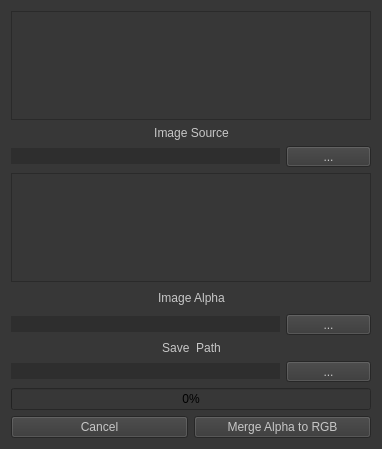
<?xml version="1.0" encoding="UTF-8"?>
<ui version="4.0">
 <class>alphamerge</class>
 <widget class="QWidget" name="alphamerge">
  <property name="geometry">
   <rect>
    <x>0</x>
    <y>0</y>
    <width>382</width>
    <height>449</height>
   </rect>
  </property>
  <property name="windowTitle">
   <string>alphamerge</string>
  </property>
  <property name="styleSheet">
   <string notr="true">background-color: rgb(55, 55, 55);</string>
  </property>
  <layout class="QGridLayout" name="gridLayout_2">
   <item row="0" column="0">
    <layout class="QGridLayout" name="gridLayout">
     <item row="4" column="1" colspan="2">
      <widget class="QLabel" name="label_Image_Alpha">
       <property name="sizePolicy">
        <sizepolicy hsizetype="Preferred" vsizetype="Maximum">
         <horstretch>0</horstretch>
         <verstretch>0</verstretch>
        </sizepolicy>
       </property>
       <property name="palette">
        <palette>
         <active>
          <colorrole role="WindowText">
           <brush brushstyle="SolidPattern">
            <color alpha="255">
             <red>199</red>
             <green>199</green>
             <blue>199</blue>
            </color>
           </brush>
          </colorrole>
          <colorrole role="Button">
           <brush brushstyle="SolidPattern">
            <color alpha="255">
             <red>55</red>
             <green>55</green>
             <blue>55</blue>
            </color>
           </brush>
          </colorrole>
          <colorrole role="Text">
           <brush brushstyle="SolidPattern">
            <color alpha="255">
             <red>199</red>
             <green>199</green>
             <blue>199</blue>
            </color>
           </brush>
          </colorrole>
          <colorrole role="Base">
           <brush brushstyle="SolidPattern">
            <color alpha="255">
             <red>55</red>
             <green>55</green>
             <blue>55</blue>
            </color>
           </brush>
          </colorrole>
          <colorrole role="Window">
           <brush brushstyle="SolidPattern">
            <color alpha="255">
             <red>55</red>
             <green>55</green>
             <blue>55</blue>
            </color>
           </brush>
          </colorrole>
         </active>
         <inactive>
          <colorrole role="WindowText">
           <brush brushstyle="SolidPattern">
            <color alpha="255">
             <red>199</red>
             <green>199</green>
             <blue>199</blue>
            </color>
           </brush>
          </colorrole>
          <colorrole role="Button">
           <brush brushstyle="SolidPattern">
            <color alpha="255">
             <red>55</red>
             <green>55</green>
             <blue>55</blue>
            </color>
           </brush>
          </colorrole>
          <colorrole role="Text">
           <brush brushstyle="SolidPattern">
            <color alpha="255">
             <red>199</red>
             <green>199</green>
             <blue>199</blue>
            </color>
           </brush>
          </colorrole>
          <colorrole role="Base">
           <brush brushstyle="SolidPattern">
            <color alpha="255">
             <red>55</red>
             <green>55</green>
             <blue>55</blue>
            </color>
           </brush>
          </colorrole>
          <colorrole role="Window">
           <brush brushstyle="SolidPattern">
            <color alpha="255">
             <red>55</red>
             <green>55</green>
             <blue>55</blue>
            </color>
           </brush>
          </colorrole>
         </inactive>
         <disabled>
          <colorrole role="WindowText">
           <brush brushstyle="SolidPattern">
            <color alpha="255">
             <red>120</red>
             <green>120</green>
             <blue>120</blue>
            </color>
           </brush>
          </colorrole>
          <colorrole role="Button">
           <brush brushstyle="SolidPattern">
            <color alpha="255">
             <red>55</red>
             <green>55</green>
             <blue>55</blue>
            </color>
           </brush>
          </colorrole>
          <colorrole role="Text">
           <brush brushstyle="SolidPattern">
            <color alpha="255">
             <red>120</red>
             <green>120</green>
             <blue>120</blue>
            </color>
           </brush>
          </colorrole>
          <colorrole role="Base">
           <brush brushstyle="SolidPattern">
            <color alpha="255">
             <red>55</red>
             <green>55</green>
             <blue>55</blue>
            </color>
           </brush>
          </colorrole>
          <colorrole role="Window">
           <brush brushstyle="SolidPattern">
            <color alpha="255">
             <red>55</red>
             <green>55</green>
             <blue>55</blue>
            </color>
           </brush>
          </colorrole>
         </disabled>
        </palette>
       </property>
       <property name="text">
        <string>Image Alpha</string>
       </property>
       <property name="alignment">
        <set>Qt::AlignCenter</set>
       </property>
      </widget>
     </item>
     <item row="6" column="1" colspan="2">
      <widget class="QLabel" name="label_S">
       <property name="sizePolicy">
        <sizepolicy hsizetype="Preferred" vsizetype="Maximum">
         <horstretch>0</horstretch>
         <verstretch>0</verstretch>
        </sizepolicy>
       </property>
       <property name="palette">
        <palette>
         <active>
          <colorrole role="WindowText">
           <brush brushstyle="SolidPattern">
            <color alpha="255">
             <red>199</red>
             <green>199</green>
             <blue>199</blue>
            </color>
           </brush>
          </colorrole>
          <colorrole role="Button">
           <brush brushstyle="SolidPattern">
            <color alpha="255">
             <red>55</red>
             <green>55</green>
             <blue>55</blue>
            </color>
           </brush>
          </colorrole>
          <colorrole role="Text">
           <brush brushstyle="SolidPattern">
            <color alpha="255">
             <red>199</red>
             <green>199</green>
             <blue>199</blue>
            </color>
           </brush>
          </colorrole>
          <colorrole role="Base">
           <brush brushstyle="SolidPattern">
            <color alpha="255">
             <red>55</red>
             <green>55</green>
             <blue>55</blue>
            </color>
           </brush>
          </colorrole>
          <colorrole role="Window">
           <brush brushstyle="SolidPattern">
            <color alpha="255">
             <red>55</red>
             <green>55</green>
             <blue>55</blue>
            </color>
           </brush>
          </colorrole>
         </active>
         <inactive>
          <colorrole role="WindowText">
           <brush brushstyle="SolidPattern">
            <color alpha="255">
             <red>199</red>
             <green>199</green>
             <blue>199</blue>
            </color>
           </brush>
          </colorrole>
          <colorrole role="Button">
           <brush brushstyle="SolidPattern">
            <color alpha="255">
             <red>55</red>
             <green>55</green>
             <blue>55</blue>
            </color>
           </brush>
          </colorrole>
          <colorrole role="Text">
           <brush brushstyle="SolidPattern">
            <color alpha="255">
             <red>199</red>
             <green>199</green>
             <blue>199</blue>
            </color>
           </brush>
          </colorrole>
          <colorrole role="Base">
           <brush brushstyle="SolidPattern">
            <color alpha="255">
             <red>55</red>
             <green>55</green>
             <blue>55</blue>
            </color>
           </brush>
          </colorrole>
          <colorrole role="Window">
           <brush brushstyle="SolidPattern">
            <color alpha="255">
             <red>55</red>
             <green>55</green>
             <blue>55</blue>
            </color>
           </brush>
          </colorrole>
         </inactive>
         <disabled>
          <colorrole role="WindowText">
           <brush brushstyle="SolidPattern">
            <color alpha="255">
             <red>120</red>
             <green>120</green>
             <blue>120</blue>
            </color>
           </brush>
          </colorrole>
          <colorrole role="Button">
           <brush brushstyle="SolidPattern">
            <color alpha="255">
             <red>55</red>
             <green>55</green>
             <blue>55</blue>
            </color>
           </brush>
          </colorrole>
          <colorrole role="Text">
           <brush brushstyle="SolidPattern">
            <color alpha="255">
             <red>120</red>
             <green>120</green>
             <blue>120</blue>
            </color>
           </brush>
          </colorrole>
          <colorrole role="Base">
           <brush brushstyle="SolidPattern">
            <color alpha="255">
             <red>55</red>
             <green>55</green>
             <blue>55</blue>
            </color>
           </brush>
          </colorrole>
          <colorrole role="Window">
           <brush brushstyle="SolidPattern">
            <color alpha="255">
             <red>55</red>
             <green>55</green>
             <blue>55</blue>
            </color>
           </brush>
          </colorrole>
         </disabled>
        </palette>
       </property>
       <property name="text">
        <string>Save  Path</string>
       </property>
       <property name="alignment">
        <set>Qt::AlignCenter</set>
       </property>
      </widget>
     </item>
     <item row="4" column="3">
      <spacer name="horizontalSpacer_2">
       <property name="orientation">
        <enum>Qt::Horizontal</enum>
       </property>
       <property name="sizeType">
        <enum>QSizePolicy::Minimum</enum>
       </property>
       <property name="sizeHint" stdset="0">
        <size>
         <width>40</width>
         <height>20</height>
        </size>
       </property>
      </spacer>
     </item>
     <item row="4" column="0">
      <spacer name="horizontalSpacer">
       <property name="orientation">
        <enum>Qt::Horizontal</enum>
       </property>
       <property name="sizeType">
        <enum>QSizePolicy::Minimum</enum>
       </property>
       <property name="sizeHint" stdset="0">
        <size>
         <width>40</width>
         <height>20</height>
        </size>
       </property>
      </spacer>
     </item>
     <item row="2" column="3">
      <widget class="QToolButton" name="toolButton_Image_Source_get_path">
       <property name="sizePolicy">
        <sizepolicy hsizetype="Preferred" vsizetype="Fixed">
         <horstretch>0</horstretch>
         <verstretch>0</verstretch>
        </sizepolicy>
       </property>
       <property name="palette">
        <palette>
         <active>
          <colorrole role="Button">
           <brush brushstyle="SolidPattern">
            <color alpha="255">
             <red>55</red>
             <green>55</green>
             <blue>55</blue>
            </color>
           </brush>
          </colorrole>
          <colorrole role="ButtonText">
           <brush brushstyle="SolidPattern">
            <color alpha="255">
             <red>199</red>
             <green>199</green>
             <blue>199</blue>
            </color>
           </brush>
          </colorrole>
          <colorrole role="Base">
           <brush brushstyle="SolidPattern">
            <color alpha="255">
             <red>55</red>
             <green>55</green>
             <blue>55</blue>
            </color>
           </brush>
          </colorrole>
          <colorrole role="Window">
           <brush brushstyle="SolidPattern">
            <color alpha="255">
             <red>55</red>
             <green>55</green>
             <blue>55</blue>
            </color>
           </brush>
          </colorrole>
         </active>
         <inactive>
          <colorrole role="Button">
           <brush brushstyle="SolidPattern">
            <color alpha="255">
             <red>55</red>
             <green>55</green>
             <blue>55</blue>
            </color>
           </brush>
          </colorrole>
          <colorrole role="ButtonText">
           <brush brushstyle="SolidPattern">
            <color alpha="255">
             <red>199</red>
             <green>199</green>
             <blue>199</blue>
            </color>
           </brush>
          </colorrole>
          <colorrole role="Base">
           <brush brushstyle="SolidPattern">
            <color alpha="255">
             <red>55</red>
             <green>55</green>
             <blue>55</blue>
            </color>
           </brush>
          </colorrole>
          <colorrole role="Window">
           <brush brushstyle="SolidPattern">
            <color alpha="255">
             <red>55</red>
             <green>55</green>
             <blue>55</blue>
            </color>
           </brush>
          </colorrole>
         </inactive>
         <disabled>
          <colorrole role="Button">
           <brush brushstyle="SolidPattern">
            <color alpha="255">
             <red>55</red>
             <green>55</green>
             <blue>55</blue>
            </color>
           </brush>
          </colorrole>
          <colorrole role="ButtonText">
           <brush brushstyle="SolidPattern">
            <color alpha="255">
             <red>120</red>
             <green>120</green>
             <blue>120</blue>
            </color>
           </brush>
          </colorrole>
          <colorrole role="Base">
           <brush brushstyle="SolidPattern">
            <color alpha="255">
             <red>55</red>
             <green>55</green>
             <blue>55</blue>
            </color>
           </brush>
          </colorrole>
          <colorrole role="Window">
           <brush brushstyle="SolidPattern">
            <color alpha="255">
             <red>55</red>
             <green>55</green>
             <blue>55</blue>
            </color>
           </brush>
          </colorrole>
         </disabled>
        </palette>
       </property>
       <property name="text">
        <string>...</string>
       </property>
      </widget>
     </item>
     <item row="2" column="0" colspan="3">
      <widget class="QLineEdit" name="lineEdit_Image_Source">
       <property name="sizePolicy">
        <sizepolicy hsizetype="Preferred" vsizetype="Maximum">
         <horstretch>0</horstretch>
         <verstretch>0</verstretch>
        </sizepolicy>
       </property>
       <property name="palette">
        <palette>
         <active>
          <colorrole role="Button">
           <brush brushstyle="SolidPattern">
            <color alpha="255">
             <red>46</red>
             <green>46</green>
             <blue>46</blue>
            </color>
           </brush>
          </colorrole>
          <colorrole role="Text">
           <brush brushstyle="SolidPattern">
            <color alpha="255">
             <red>199</red>
             <green>199</green>
             <blue>199</blue>
            </color>
           </brush>
          </colorrole>
          <colorrole role="Base">
           <brush brushstyle="SolidPattern">
            <color alpha="255">
             <red>46</red>
             <green>46</green>
             <blue>46</blue>
            </color>
           </brush>
          </colorrole>
          <colorrole role="Window">
           <brush brushstyle="SolidPattern">
            <color alpha="255">
             <red>46</red>
             <green>46</green>
             <blue>46</blue>
            </color>
           </brush>
          </colorrole>
         </active>
         <inactive>
          <colorrole role="Button">
           <brush brushstyle="SolidPattern">
            <color alpha="255">
             <red>46</red>
             <green>46</green>
             <blue>46</blue>
            </color>
           </brush>
          </colorrole>
          <colorrole role="Text">
           <brush brushstyle="SolidPattern">
            <color alpha="255">
             <red>199</red>
             <green>199</green>
             <blue>199</blue>
            </color>
           </brush>
          </colorrole>
          <colorrole role="Base">
           <brush brushstyle="SolidPattern">
            <color alpha="255">
             <red>46</red>
             <green>46</green>
             <blue>46</blue>
            </color>
           </brush>
          </colorrole>
          <colorrole role="Window">
           <brush brushstyle="SolidPattern">
            <color alpha="255">
             <red>46</red>
             <green>46</green>
             <blue>46</blue>
            </color>
           </brush>
          </colorrole>
         </inactive>
         <disabled>
          <colorrole role="Button">
           <brush brushstyle="SolidPattern">
            <color alpha="255">
             <red>46</red>
             <green>46</green>
             <blue>46</blue>
            </color>
           </brush>
          </colorrole>
          <colorrole role="Text">
           <brush brushstyle="SolidPattern">
            <color alpha="255">
             <red>120</red>
             <green>120</green>
             <blue>120</blue>
            </color>
           </brush>
          </colorrole>
          <colorrole role="Base">
           <brush brushstyle="SolidPattern">
            <color alpha="255">
             <red>46</red>
             <green>46</green>
             <blue>46</blue>
            </color>
           </brush>
          </colorrole>
          <colorrole role="Window">
           <brush brushstyle="SolidPattern">
            <color alpha="255">
             <red>46</red>
             <green>46</green>
             <blue>46</blue>
            </color>
           </brush>
          </colorrole>
         </disabled>
        </palette>
       </property>
       <property name="styleSheet">
        <string notr="true">background-color: rgb(46, 46, 46);</string>
       </property>
       <property name="frame">
        <bool>false</bool>
       </property>
       <property name="alignment">
        <set>Qt::AlignCenter</set>
       </property>
      </widget>
     </item>
     <item row="1" column="1" colspan="2">
      <widget class="QLabel" name="label_Image_Source">
       <property name="sizePolicy">
        <sizepolicy hsizetype="Preferred" vsizetype="Maximum">
         <horstretch>0</horstretch>
         <verstretch>0</verstretch>
        </sizepolicy>
       </property>
       <property name="palette">
        <palette>
         <active>
          <colorrole role="WindowText">
           <brush brushstyle="SolidPattern">
            <color alpha="255">
             <red>199</red>
             <green>199</green>
             <blue>199</blue>
            </color>
           </brush>
          </colorrole>
          <colorrole role="Button">
           <brush brushstyle="SolidPattern">
            <color alpha="255">
             <red>55</red>
             <green>55</green>
             <blue>55</blue>
            </color>
           </brush>
          </colorrole>
          <colorrole role="Base">
           <brush brushstyle="SolidPattern">
            <color alpha="255">
             <red>55</red>
             <green>55</green>
             <blue>55</blue>
            </color>
           </brush>
          </colorrole>
          <colorrole role="Window">
           <brush brushstyle="SolidPattern">
            <color alpha="255">
             <red>55</red>
             <green>55</green>
             <blue>55</blue>
            </color>
           </brush>
          </colorrole>
         </active>
         <inactive>
          <colorrole role="WindowText">
           <brush brushstyle="SolidPattern">
            <color alpha="255">
             <red>199</red>
             <green>199</green>
             <blue>199</blue>
            </color>
           </brush>
          </colorrole>
          <colorrole role="Button">
           <brush brushstyle="SolidPattern">
            <color alpha="255">
             <red>55</red>
             <green>55</green>
             <blue>55</blue>
            </color>
           </brush>
          </colorrole>
          <colorrole role="Base">
           <brush brushstyle="SolidPattern">
            <color alpha="255">
             <red>55</red>
             <green>55</green>
             <blue>55</blue>
            </color>
           </brush>
          </colorrole>
          <colorrole role="Window">
           <brush brushstyle="SolidPattern">
            <color alpha="255">
             <red>55</red>
             <green>55</green>
             <blue>55</blue>
            </color>
           </brush>
          </colorrole>
         </inactive>
         <disabled>
          <colorrole role="WindowText">
           <brush brushstyle="SolidPattern">
            <color alpha="255">
             <red>120</red>
             <green>120</green>
             <blue>120</blue>
            </color>
           </brush>
          </colorrole>
          <colorrole role="Button">
           <brush brushstyle="SolidPattern">
            <color alpha="255">
             <red>55</red>
             <green>55</green>
             <blue>55</blue>
            </color>
           </brush>
          </colorrole>
          <colorrole role="Base">
           <brush brushstyle="SolidPattern">
            <color alpha="255">
             <red>55</red>
             <green>55</green>
             <blue>55</blue>
            </color>
           </brush>
          </colorrole>
          <colorrole role="Window">
           <brush brushstyle="SolidPattern">
            <color alpha="255">
             <red>55</red>
             <green>55</green>
             <blue>55</blue>
            </color>
           </brush>
          </colorrole>
         </disabled>
        </palette>
       </property>
       <property name="text">
        <string>Image Source</string>
       </property>
       <property name="alignment">
        <set>Qt::AlignCenter</set>
       </property>
      </widget>
     </item>
     <item row="5" column="3">
      <widget class="QToolButton" name="toolButton_Image_Alpha_get_path">
       <property name="sizePolicy">
        <sizepolicy hsizetype="Preferred" vsizetype="Fixed">
         <horstretch>0</horstretch>
         <verstretch>0</verstretch>
        </sizepolicy>
       </property>
       <property name="palette">
        <palette>
         <active>
          <colorrole role="Button">
           <brush brushstyle="SolidPattern">
            <color alpha="255">
             <red>55</red>
             <green>55</green>
             <blue>55</blue>
            </color>
           </brush>
          </colorrole>
          <colorrole role="ButtonText">
           <brush brushstyle="SolidPattern">
            <color alpha="255">
             <red>199</red>
             <green>199</green>
             <blue>199</blue>
            </color>
           </brush>
          </colorrole>
          <colorrole role="Base">
           <brush brushstyle="SolidPattern">
            <color alpha="255">
             <red>55</red>
             <green>55</green>
             <blue>55</blue>
            </color>
           </brush>
          </colorrole>
          <colorrole role="Window">
           <brush brushstyle="SolidPattern">
            <color alpha="255">
             <red>55</red>
             <green>55</green>
             <blue>55</blue>
            </color>
           </brush>
          </colorrole>
         </active>
         <inactive>
          <colorrole role="Button">
           <brush brushstyle="SolidPattern">
            <color alpha="255">
             <red>55</red>
             <green>55</green>
             <blue>55</blue>
            </color>
           </brush>
          </colorrole>
          <colorrole role="ButtonText">
           <brush brushstyle="SolidPattern">
            <color alpha="255">
             <red>199</red>
             <green>199</green>
             <blue>199</blue>
            </color>
           </brush>
          </colorrole>
          <colorrole role="Base">
           <brush brushstyle="SolidPattern">
            <color alpha="255">
             <red>55</red>
             <green>55</green>
             <blue>55</blue>
            </color>
           </brush>
          </colorrole>
          <colorrole role="Window">
           <brush brushstyle="SolidPattern">
            <color alpha="255">
             <red>55</red>
             <green>55</green>
             <blue>55</blue>
            </color>
           </brush>
          </colorrole>
         </inactive>
         <disabled>
          <colorrole role="Button">
           <brush brushstyle="SolidPattern">
            <color alpha="255">
             <red>55</red>
             <green>55</green>
             <blue>55</blue>
            </color>
           </brush>
          </colorrole>
          <colorrole role="ButtonText">
           <brush brushstyle="SolidPattern">
            <color alpha="255">
             <red>120</red>
             <green>120</green>
             <blue>120</blue>
            </color>
           </brush>
          </colorrole>
          <colorrole role="Base">
           <brush brushstyle="SolidPattern">
            <color alpha="255">
             <red>55</red>
             <green>55</green>
             <blue>55</blue>
            </color>
           </brush>
          </colorrole>
          <colorrole role="Window">
           <brush brushstyle="SolidPattern">
            <color alpha="255">
             <red>55</red>
             <green>55</green>
             <blue>55</blue>
            </color>
           </brush>
          </colorrole>
         </disabled>
        </palette>
       </property>
       <property name="text">
        <string>...</string>
       </property>
      </widget>
     </item>
     <item row="5" column="0" colspan="3">
      <widget class="QLineEdit" name="lineEdit_Image_Alpha">
       <property name="sizePolicy">
        <sizepolicy hsizetype="Preferred" vsizetype="Maximum">
         <horstretch>0</horstretch>
         <verstretch>0</verstretch>
        </sizepolicy>
       </property>
       <property name="palette">
        <palette>
         <active>
          <colorrole role="Button">
           <brush brushstyle="SolidPattern">
            <color alpha="255">
             <red>46</red>
             <green>46</green>
             <blue>46</blue>
            </color>
           </brush>
          </colorrole>
          <colorrole role="Text">
           <brush brushstyle="SolidPattern">
            <color alpha="255">
             <red>199</red>
             <green>199</green>
             <blue>199</blue>
            </color>
           </brush>
          </colorrole>
          <colorrole role="Base">
           <brush brushstyle="SolidPattern">
            <color alpha="255">
             <red>46</red>
             <green>46</green>
             <blue>46</blue>
            </color>
           </brush>
          </colorrole>
          <colorrole role="Window">
           <brush brushstyle="SolidPattern">
            <color alpha="255">
             <red>46</red>
             <green>46</green>
             <blue>46</blue>
            </color>
           </brush>
          </colorrole>
         </active>
         <inactive>
          <colorrole role="Button">
           <brush brushstyle="SolidPattern">
            <color alpha="255">
             <red>46</red>
             <green>46</green>
             <blue>46</blue>
            </color>
           </brush>
          </colorrole>
          <colorrole role="Text">
           <brush brushstyle="SolidPattern">
            <color alpha="255">
             <red>199</red>
             <green>199</green>
             <blue>199</blue>
            </color>
           </brush>
          </colorrole>
          <colorrole role="Base">
           <brush brushstyle="SolidPattern">
            <color alpha="255">
             <red>46</red>
             <green>46</green>
             <blue>46</blue>
            </color>
           </brush>
          </colorrole>
          <colorrole role="Window">
           <brush brushstyle="SolidPattern">
            <color alpha="255">
             <red>46</red>
             <green>46</green>
             <blue>46</blue>
            </color>
           </brush>
          </colorrole>
         </inactive>
         <disabled>
          <colorrole role="Button">
           <brush brushstyle="SolidPattern">
            <color alpha="255">
             <red>46</red>
             <green>46</green>
             <blue>46</blue>
            </color>
           </brush>
          </colorrole>
          <colorrole role="Text">
           <brush brushstyle="SolidPattern">
            <color alpha="255">
             <red>120</red>
             <green>120</green>
             <blue>120</blue>
            </color>
           </brush>
          </colorrole>
          <colorrole role="Base">
           <brush brushstyle="SolidPattern">
            <color alpha="255">
             <red>46</red>
             <green>46</green>
             <blue>46</blue>
            </color>
           </brush>
          </colorrole>
          <colorrole role="Window">
           <brush brushstyle="SolidPattern">
            <color alpha="255">
             <red>46</red>
             <green>46</green>
             <blue>46</blue>
            </color>
           </brush>
          </colorrole>
         </disabled>
        </palette>
       </property>
       <property name="styleSheet">
        <string notr="true">background-color: rgb(46, 46, 46);</string>
       </property>
       <property name="frame">
        <bool>false</bool>
       </property>
       <property name="alignment">
        <set>Qt::AlignCenter</set>
       </property>
      </widget>
     </item>
     <item row="7" column="3">
      <widget class="QToolButton" name="toolButton_Save_Path_get_path">
       <property name="sizePolicy">
        <sizepolicy hsizetype="Preferred" vsizetype="Fixed">
         <horstretch>0</horstretch>
         <verstretch>0</verstretch>
        </sizepolicy>
       </property>
       <property name="palette">
        <palette>
         <active>
          <colorrole role="Button">
           <brush brushstyle="SolidPattern">
            <color alpha="255">
             <red>55</red>
             <green>55</green>
             <blue>55</blue>
            </color>
           </brush>
          </colorrole>
          <colorrole role="ButtonText">
           <brush brushstyle="SolidPattern">
            <color alpha="255">
             <red>199</red>
             <green>199</green>
             <blue>199</blue>
            </color>
           </brush>
          </colorrole>
          <colorrole role="Base">
           <brush brushstyle="SolidPattern">
            <color alpha="255">
             <red>55</red>
             <green>55</green>
             <blue>55</blue>
            </color>
           </brush>
          </colorrole>
          <colorrole role="Window">
           <brush brushstyle="SolidPattern">
            <color alpha="255">
             <red>55</red>
             <green>55</green>
             <blue>55</blue>
            </color>
           </brush>
          </colorrole>
         </active>
         <inactive>
          <colorrole role="Button">
           <brush brushstyle="SolidPattern">
            <color alpha="255">
             <red>55</red>
             <green>55</green>
             <blue>55</blue>
            </color>
           </brush>
          </colorrole>
          <colorrole role="ButtonText">
           <brush brushstyle="SolidPattern">
            <color alpha="255">
             <red>199</red>
             <green>199</green>
             <blue>199</blue>
            </color>
           </brush>
          </colorrole>
          <colorrole role="Base">
           <brush brushstyle="SolidPattern">
            <color alpha="255">
             <red>55</red>
             <green>55</green>
             <blue>55</blue>
            </color>
           </brush>
          </colorrole>
          <colorrole role="Window">
           <brush brushstyle="SolidPattern">
            <color alpha="255">
             <red>55</red>
             <green>55</green>
             <blue>55</blue>
            </color>
           </brush>
          </colorrole>
         </inactive>
         <disabled>
          <colorrole role="Button">
           <brush brushstyle="SolidPattern">
            <color alpha="255">
             <red>55</red>
             <green>55</green>
             <blue>55</blue>
            </color>
           </brush>
          </colorrole>
          <colorrole role="ButtonText">
           <brush brushstyle="SolidPattern">
            <color alpha="255">
             <red>120</red>
             <green>120</green>
             <blue>120</blue>
            </color>
           </brush>
          </colorrole>
          <colorrole role="Base">
           <brush brushstyle="SolidPattern">
            <color alpha="255">
             <red>55</red>
             <green>55</green>
             <blue>55</blue>
            </color>
           </brush>
          </colorrole>
          <colorrole role="Window">
           <brush brushstyle="SolidPattern">
            <color alpha="255">
             <red>55</red>
             <green>55</green>
             <blue>55</blue>
            </color>
           </brush>
          </colorrole>
         </disabled>
        </palette>
       </property>
       <property name="text">
        <string>...</string>
       </property>
      </widget>
     </item>
     <item row="7" column="0" colspan="3">
      <widget class="QLineEdit" name="lineEdit_Save_Path">
       <property name="sizePolicy">
        <sizepolicy hsizetype="Preferred" vsizetype="Maximum">
         <horstretch>0</horstretch>
         <verstretch>0</verstretch>
        </sizepolicy>
       </property>
       <property name="palette">
        <palette>
         <active>
          <colorrole role="WindowText">
           <brush brushstyle="SolidPattern">
            <color alpha="255">
             <red>199</red>
             <green>199</green>
             <blue>199</blue>
            </color>
           </brush>
          </colorrole>
          <colorrole role="Button">
           <brush brushstyle="SolidPattern">
            <color alpha="255">
             <red>46</red>
             <green>46</green>
             <blue>46</blue>
            </color>
           </brush>
          </colorrole>
          <colorrole role="Text">
           <brush brushstyle="SolidPattern">
            <color alpha="255">
             <red>199</red>
             <green>199</green>
             <blue>199</blue>
            </color>
           </brush>
          </colorrole>
          <colorrole role="Base">
           <brush brushstyle="SolidPattern">
            <color alpha="255">
             <red>46</red>
             <green>46</green>
             <blue>46</blue>
            </color>
           </brush>
          </colorrole>
          <colorrole role="Window">
           <brush brushstyle="SolidPattern">
            <color alpha="255">
             <red>46</red>
             <green>46</green>
             <blue>46</blue>
            </color>
           </brush>
          </colorrole>
         </active>
         <inactive>
          <colorrole role="WindowText">
           <brush brushstyle="SolidPattern">
            <color alpha="255">
             <red>199</red>
             <green>199</green>
             <blue>199</blue>
            </color>
           </brush>
          </colorrole>
          <colorrole role="Button">
           <brush brushstyle="SolidPattern">
            <color alpha="255">
             <red>46</red>
             <green>46</green>
             <blue>46</blue>
            </color>
           </brush>
          </colorrole>
          <colorrole role="Text">
           <brush brushstyle="SolidPattern">
            <color alpha="255">
             <red>199</red>
             <green>199</green>
             <blue>199</blue>
            </color>
           </brush>
          </colorrole>
          <colorrole role="Base">
           <brush brushstyle="SolidPattern">
            <color alpha="255">
             <red>46</red>
             <green>46</green>
             <blue>46</blue>
            </color>
           </brush>
          </colorrole>
          <colorrole role="Window">
           <brush brushstyle="SolidPattern">
            <color alpha="255">
             <red>46</red>
             <green>46</green>
             <blue>46</blue>
            </color>
           </brush>
          </colorrole>
         </inactive>
         <disabled>
          <colorrole role="WindowText">
           <brush brushstyle="SolidPattern">
            <color alpha="255">
             <red>120</red>
             <green>120</green>
             <blue>120</blue>
            </color>
           </brush>
          </colorrole>
          <colorrole role="Button">
           <brush brushstyle="SolidPattern">
            <color alpha="255">
             <red>46</red>
             <green>46</green>
             <blue>46</blue>
            </color>
           </brush>
          </colorrole>
          <colorrole role="Text">
           <brush brushstyle="SolidPattern">
            <color alpha="255">
             <red>120</red>
             <green>120</green>
             <blue>120</blue>
            </color>
           </brush>
          </colorrole>
          <colorrole role="Base">
           <brush brushstyle="SolidPattern">
            <color alpha="255">
             <red>46</red>
             <green>46</green>
             <blue>46</blue>
            </color>
           </brush>
          </colorrole>
          <colorrole role="Window">
           <brush brushstyle="SolidPattern">
            <color alpha="255">
             <red>46</red>
             <green>46</green>
             <blue>46</blue>
            </color>
           </brush>
          </colorrole>
         </disabled>
        </palette>
       </property>
       <property name="styleSheet">
        <string notr="true">background-color: rgb(46, 46, 46);</string>
       </property>
       <property name="frame">
        <bool>false</bool>
       </property>
       <property name="alignment">
        <set>Qt::AlignCenter</set>
       </property>
      </widget>
     </item>
     <item row="3" column="0" colspan="4">
      <widget class="QLabel" name="label_Image_Alpha_image">
       <property name="minimumSize">
        <size>
         <width>0</width>
         <height>100</height>
        </size>
       </property>
       <property name="maximumSize">
        <size>
         <width>512</width>
         <height>512</height>
        </size>
       </property>
       <property name="frameShape">
        <enum>QFrame::StyledPanel</enum>
       </property>
       <property name="text">
        <string/>
       </property>
       <property name="scaledContents">
        <bool>true</bool>
       </property>
       <property name="alignment">
        <set>Qt::AlignCenter</set>
       </property>
      </widget>
     </item>
     <item row="0" column="0" colspan="4">
      <widget class="QLabel" name="label_Image_Source_image">
       <property name="minimumSize">
        <size>
         <width>0</width>
         <height>100</height>
        </size>
       </property>
       <property name="maximumSize">
        <size>
         <width>512</width>
         <height>512</height>
        </size>
       </property>
       <property name="frameShape">
        <enum>QFrame::StyledPanel</enum>
       </property>
       <property name="text">
        <string/>
       </property>
       <property name="scaledContents">
        <bool>true</bool>
       </property>
       <property name="alignment">
        <set>Qt::AlignCenter</set>
       </property>
      </widget>
     </item>
     <item row="9" column="0" colspan="4">
      <widget class="QProgressBar" name="progressBar">
       <property name="value">
        <number>0</number>
       </property>
       <property name="alignment">
        <set>Qt::AlignCenter</set>
       </property>
      </widget>
     </item>
     <item row="10" column="0" colspan="2">
      <widget class="QPushButton" name="pushButton_Cancel">
       <property name="palette">
        <palette>
         <active>
          <colorrole role="Button">
           <brush brushstyle="SolidPattern">
            <color alpha="255">
             <red>55</red>
             <green>55</green>
             <blue>55</blue>
            </color>
           </brush>
          </colorrole>
          <colorrole role="ButtonText">
           <brush brushstyle="SolidPattern">
            <color alpha="255">
             <red>199</red>
             <green>199</green>
             <blue>199</blue>
            </color>
           </brush>
          </colorrole>
          <colorrole role="Base">
           <brush brushstyle="SolidPattern">
            <color alpha="255">
             <red>55</red>
             <green>55</green>
             <blue>55</blue>
            </color>
           </brush>
          </colorrole>
          <colorrole role="Window">
           <brush brushstyle="SolidPattern">
            <color alpha="255">
             <red>55</red>
             <green>55</green>
             <blue>55</blue>
            </color>
           </brush>
          </colorrole>
         </active>
         <inactive>
          <colorrole role="Button">
           <brush brushstyle="SolidPattern">
            <color alpha="255">
             <red>55</red>
             <green>55</green>
             <blue>55</blue>
            </color>
           </brush>
          </colorrole>
          <colorrole role="ButtonText">
           <brush brushstyle="SolidPattern">
            <color alpha="255">
             <red>199</red>
             <green>199</green>
             <blue>199</blue>
            </color>
           </brush>
          </colorrole>
          <colorrole role="Base">
           <brush brushstyle="SolidPattern">
            <color alpha="255">
             <red>55</red>
             <green>55</green>
             <blue>55</blue>
            </color>
           </brush>
          </colorrole>
          <colorrole role="Window">
           <brush brushstyle="SolidPattern">
            <color alpha="255">
             <red>55</red>
             <green>55</green>
             <blue>55</blue>
            </color>
           </brush>
          </colorrole>
         </inactive>
         <disabled>
          <colorrole role="Button">
           <brush brushstyle="SolidPattern">
            <color alpha="255">
             <red>55</red>
             <green>55</green>
             <blue>55</blue>
            </color>
           </brush>
          </colorrole>
          <colorrole role="ButtonText">
           <brush brushstyle="SolidPattern">
            <color alpha="255">
             <red>120</red>
             <green>120</green>
             <blue>120</blue>
            </color>
           </brush>
          </colorrole>
          <colorrole role="Base">
           <brush brushstyle="SolidPattern">
            <color alpha="255">
             <red>55</red>
             <green>55</green>
             <blue>55</blue>
            </color>
           </brush>
          </colorrole>
          <colorrole role="Window">
           <brush brushstyle="SolidPattern">
            <color alpha="255">
             <red>55</red>
             <green>55</green>
             <blue>55</blue>
            </color>
           </brush>
          </colorrole>
         </disabled>
        </palette>
       </property>
       <property name="text">
        <string>Cancel</string>
       </property>
      </widget>
     </item>
     <item row="10" column="2" colspan="2">
      <widget class="QPushButton" name="pushButton_Merge_Alpha">
       <property name="palette">
        <palette>
         <active>
          <colorrole role="Button">
           <brush brushstyle="SolidPattern">
            <color alpha="255">
             <red>55</red>
             <green>55</green>
             <blue>55</blue>
            </color>
           </brush>
          </colorrole>
          <colorrole role="ButtonText">
           <brush brushstyle="SolidPattern">
            <color alpha="255">
             <red>199</red>
             <green>199</green>
             <blue>199</blue>
            </color>
           </brush>
          </colorrole>
          <colorrole role="Base">
           <brush brushstyle="SolidPattern">
            <color alpha="255">
             <red>55</red>
             <green>55</green>
             <blue>55</blue>
            </color>
           </brush>
          </colorrole>
          <colorrole role="Window">
           <brush brushstyle="SolidPattern">
            <color alpha="255">
             <red>55</red>
             <green>55</green>
             <blue>55</blue>
            </color>
           </brush>
          </colorrole>
         </active>
         <inactive>
          <colorrole role="Button">
           <brush brushstyle="SolidPattern">
            <color alpha="255">
             <red>55</red>
             <green>55</green>
             <blue>55</blue>
            </color>
           </brush>
          </colorrole>
          <colorrole role="ButtonText">
           <brush brushstyle="SolidPattern">
            <color alpha="255">
             <red>199</red>
             <green>199</green>
             <blue>199</blue>
            </color>
           </brush>
          </colorrole>
          <colorrole role="Base">
           <brush brushstyle="SolidPattern">
            <color alpha="255">
             <red>55</red>
             <green>55</green>
             <blue>55</blue>
            </color>
           </brush>
          </colorrole>
          <colorrole role="Window">
           <brush brushstyle="SolidPattern">
            <color alpha="255">
             <red>55</red>
             <green>55</green>
             <blue>55</blue>
            </color>
           </brush>
          </colorrole>
         </inactive>
         <disabled>
          <colorrole role="Button">
           <brush brushstyle="SolidPattern">
            <color alpha="255">
             <red>55</red>
             <green>55</green>
             <blue>55</blue>
            </color>
           </brush>
          </colorrole>
          <colorrole role="ButtonText">
           <brush brushstyle="SolidPattern">
            <color alpha="255">
             <red>120</red>
             <green>120</green>
             <blue>120</blue>
            </color>
           </brush>
          </colorrole>
          <colorrole role="Base">
           <brush brushstyle="SolidPattern">
            <color alpha="255">
             <red>55</red>
             <green>55</green>
             <blue>55</blue>
            </color>
           </brush>
          </colorrole>
          <colorrole role="Window">
           <brush brushstyle="SolidPattern">
            <color alpha="255">
             <red>55</red>
             <green>55</green>
             <blue>55</blue>
            </color>
           </brush>
          </colorrole>
         </disabled>
        </palette>
       </property>
       <property name="text">
        <string>Merge Alpha to RGB</string>
       </property>
      </widget>
     </item>
    </layout>
   </item>
  </layout>
 </widget>
 <resources/>
 <connections/>
</ui>
